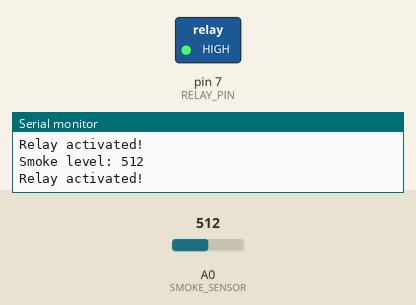
Simulated run of this sketch. Board: Arduino Uno, built with avr-gcc and run on an emulated ATmega328P. Shown: switched loads named in the sketch (green lamp = pin HIGH), the last lines printed to the serial monitor. The test bench sets the inputs (shaded band); at power-on: A0 (SMOKE_SENSOR) = 512.

Above: at 1.8 s.
1.9 s: A0 (SMOKE_SENSOR) set to 414
3.4 s: A0 (SMOKE_SENSOR) set to 385
At 4.5 s:
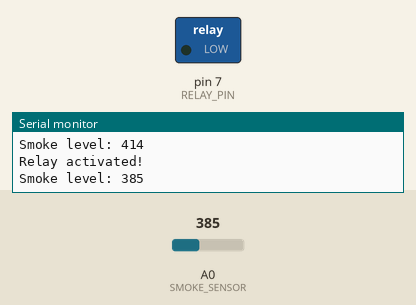
5.5 s: A0 (SMOKE_SENSOR) set to 410
At 7.2 s:
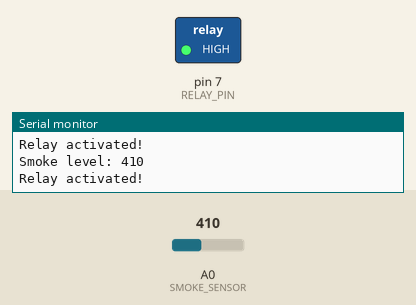
7.5 s: A0 (SMOKE_SENSOR) set to 390
At 8.9 s:
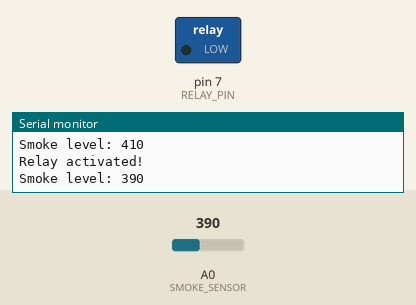
Timing chart, 0 to 10.5 s (numbered marks = the images above; inputs shaded):
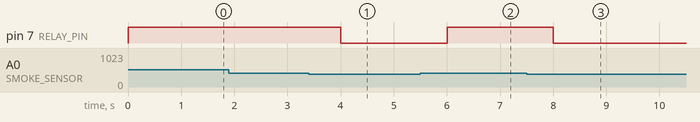

The sketch:

Code.ino
```cpp
#define SMOKE_SENSOR A0 // Analog pin connected to the smoke sensor
#define RELAY_PIN 7     // Digital pin connected to the relay module

void setup() {
  pinMode(RELAY_PIN, OUTPUT);
  pinMode(SMOKE_SENSOR, INPUT);
  Serial.begin(9600); // Start serial communication
}

void loop() {
  int smokeLevel = analogRead(SMOKE_SENSOR);
  Serial.print("Smoke level: ");
  Serial.println(smokeLevel);

  if (smokeLevel > 400) { // Threshold value to activate the relay
    digitalWrite(RELAY_PIN, HIGH); // Turns on the relay
    Serial.println("Relay activated!");
  } else {
    digitalWrite(RELAY_PIN, LOW); // Turns off the relay
  }

  delay(1000); // Delay for stability
}
```

Measured:
- the behaviour switches between 401 and 400 on A0 (SMOKE_SENSOR) (found by bisection; images 0 and 1)
- after the input at 3.4 s, pin 7 (RELAY_PIN): HIGH → LOW after 0.60 s
- after the input at 5.5 s, pin 7 (RELAY_PIN): LOW → HIGH after 0.50 s
- after the input at 7.5 s, pin 7 (RELAY_PIN): HIGH → LOW after 0.50 s
